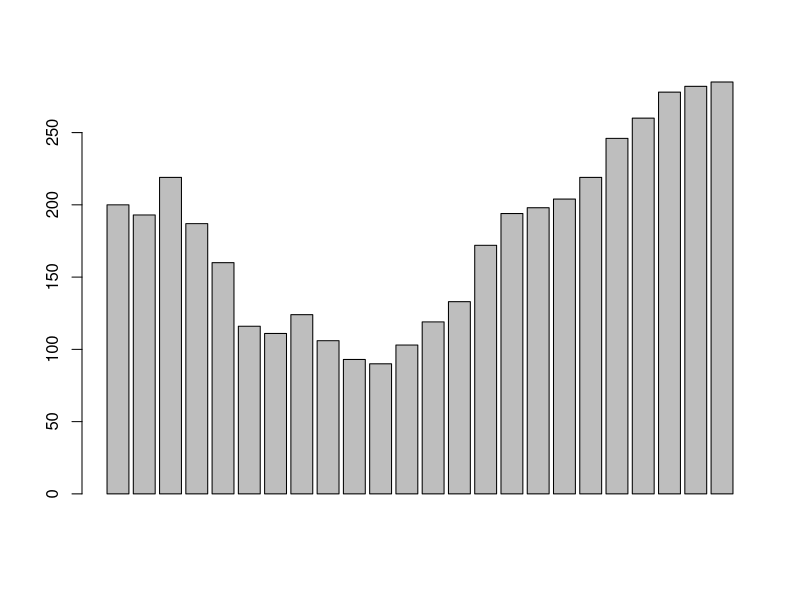

Source code (R):
pm <- read.csv('../beijing_20160101-20161231/beijing_all_20160101.csv', header = TRUE)
head(pm)

pm25 <- pm[pm$type == 'PM2.5',]
head(pm25)

pm2524h <- pm[pm$type == 'PM2.5_24h',]
barplot(pm25$东四)
